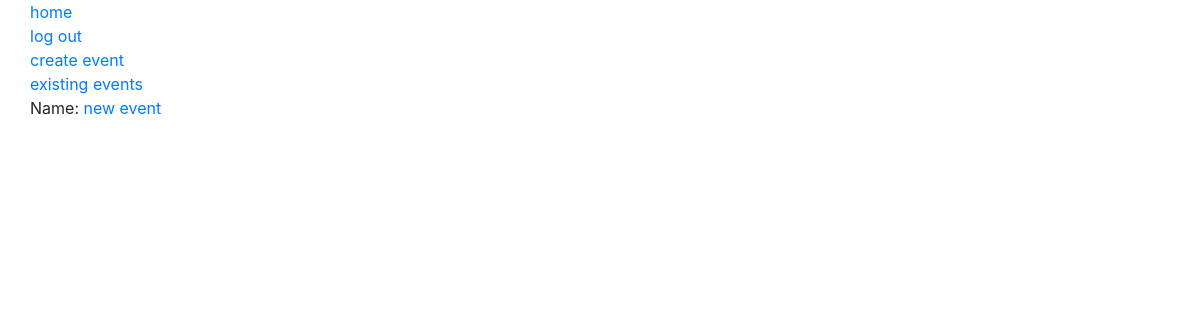
The app's page /events/ (signed in), older data.
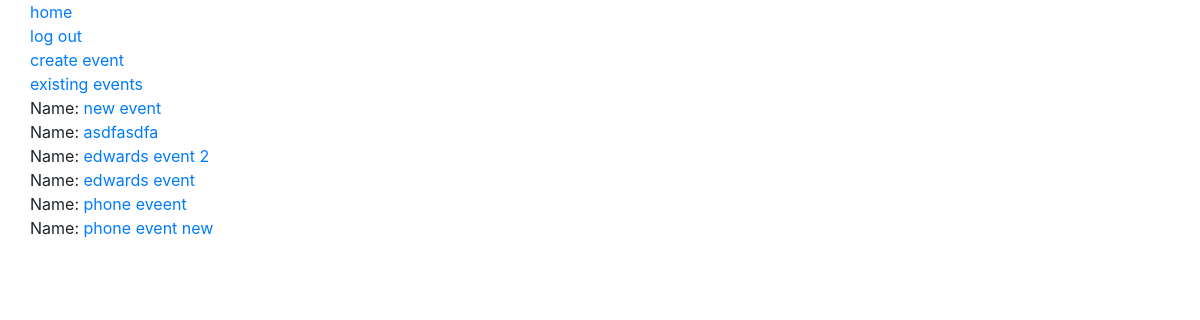
The same page, newer data.
### events/models.py (models this page shows, shortened)
class Event(models.Model):
    name = models.CharField(max_length=50, default="default_name")
    end_datetime = models.DateTimeField()
    users = models.ManyToManyField(User, blank=True)
    free_times = models.ManyToManyField(FreeTime)
    count = models.IntegerField(default=0)

### events/views.py (the view)
# urls.py: url(r'^events/$', events_views.events, name="events"),
def events(request):
    return render(request, "events.html", {
        "events": Event.objects.filter(users__username=request.user.username),
    })

### events/templates/events.html (shortened to what this page needs)
{% extends "base.html" %}
{% block content %}
{% for event in events %}
    Name: <a href="{% url 'event' event.id %}">{{ event.name }}</a><br>
{% endfor %}
{% endblock %}

Row changes from the older to the newer data that the page shows:
added Event: name "asdfasdfa"
added Event: name "edwards event 2"
now on this page (row unchanged): Event: name "edwards event"
added Event: name "phone eveent"
added Event: name "phone event new"
